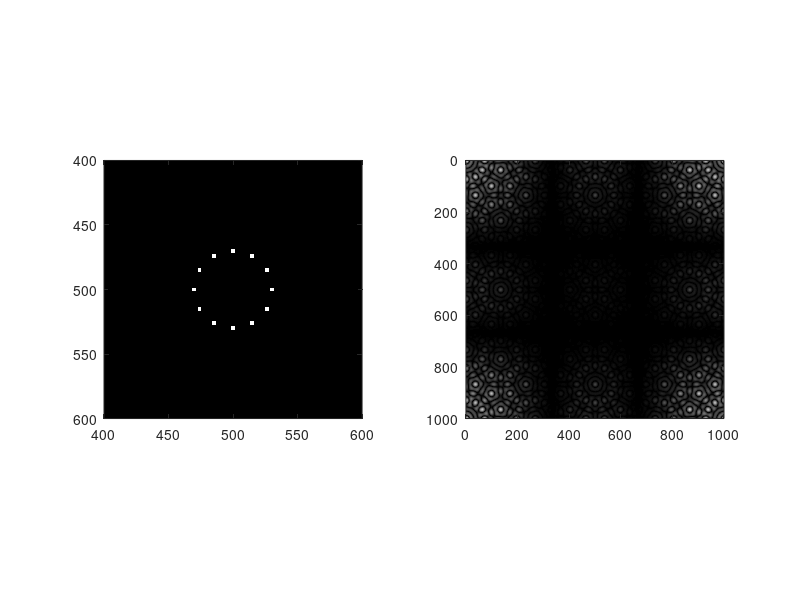

This chart was generated by the following MATLAB code:
%% Homework 11 - Exercise 2
% 2D Fourier transform
clc; clear; clf;

%% define grid
dimension = 1000;
holeSide = 3;
n = 12;
radius = 30;


grid = zeros(dimension, dimension);

increment = 2*pi/n;
angleOffset = pi/2

for angle = 0+angleOffset:increment:2*pi-increment+angleOffset
    centerRow = round(dimension/2 + radius*sin(angle));
    centerColumn = round(dimension/2 + radius*cos(angle));
    
    r = (holeSide-1)/2;

    grid(centerRow-r:centerRow+r, centerColumn-r:centerColumn+r) = 1;
end


%% plot
subplot(121);
imagesc(grid);
colormap("gray");
axis equal;
xlim([400,600]);
ylim([400,600]);

% compute diffraction image with fft2
subplot(122);
imagesc(abs(fft2(grid)));axis equal
colormap("gray");
xlim([0,1000]);
ylim([0,1000]);
